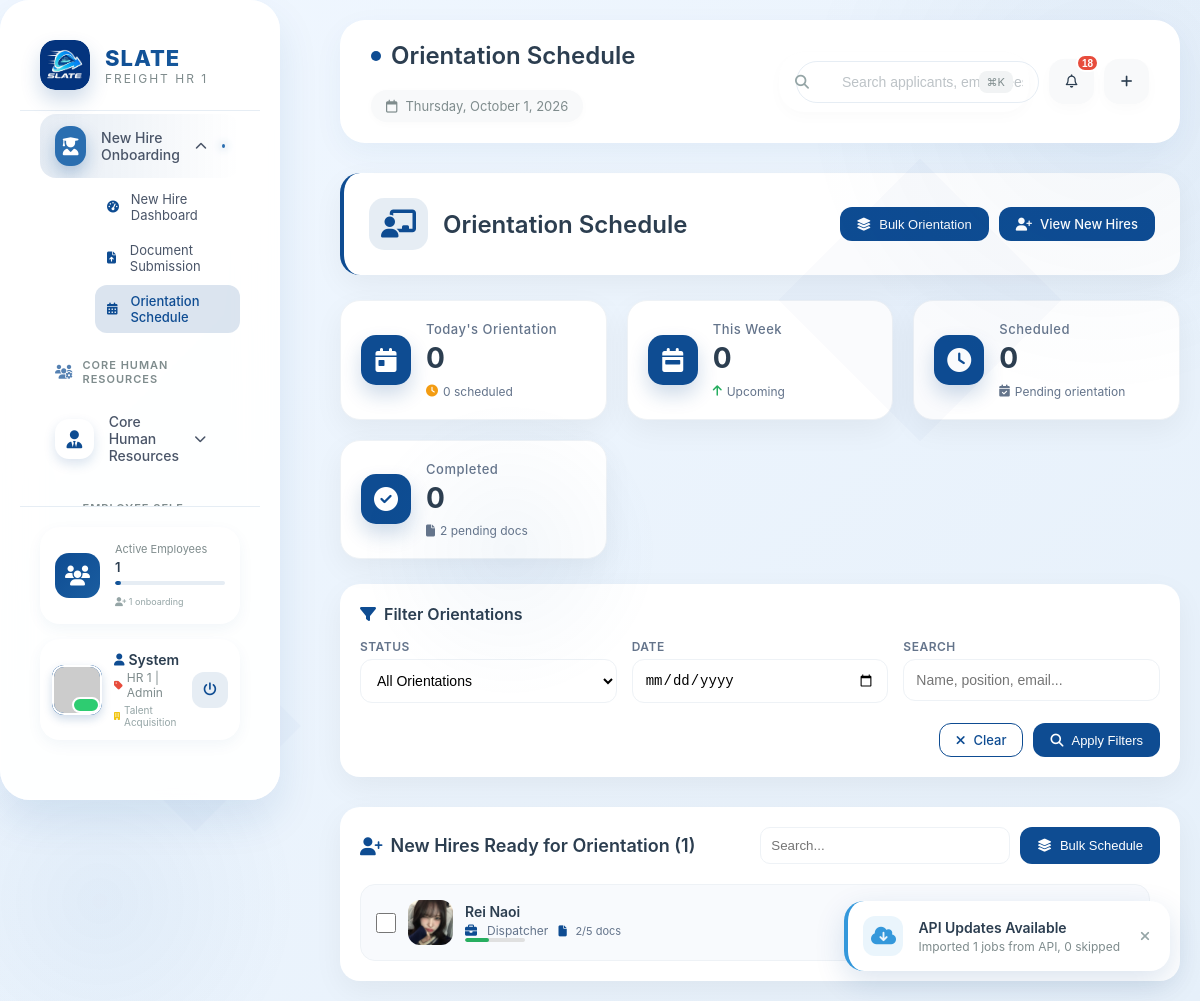
Page /root.php?page=onboarding&subpage=orientation-schedule (signed in) on the committed database.
### tables this page shows
CREATE TABLE `users` (
  `id` int(11) NOT NULL,
  `username` varchar(50) NOT NULL,
  `email` varchar(100) NOT NULL,
  `password` varchar(255) NOT NULL,
  `full_name` varchar(100) NOT NULL,
  `company_name` varchar(100) DEFAULT NULL,
  `role` enum('admin','dispatcher','driver','customer','manager') DEFAULT 'customer',
  `phone` varchar(20) DEFAULT NULL,
  `profile_picture` varchar(255) DEFAULT NULL,
  `created_at` timestamp NOT NULL DEFAULT current_timestamp(),
  `updated_at` timestamp NOT NULL DEFAULT current_timestamp() ON UPDATE current_timestamp()
);

CREATE TABLE `activity_log` (
  `id` int(11) NOT NULL,
  `user_id` int(11) DEFAULT NULL,
  `action` varchar(100) NOT NULL,
  `description` text DEFAULT NULL,
  `ip_address` varchar(45) DEFAULT NULL,
  `user_agent` text DEFAULT NULL,
  `created_at` timestamp NOT NULL DEFAULT current_timestamp()
);

CREATE TABLE `new_hires` (
  `id` int(11) NOT NULL,
  `applicant_id` int(11) NOT NULL,
  `employee_id` varchar(50) NOT NULL,
  `job_posting_id` int(11) DEFAULT NULL,
  `hire_date` date NOT NULL,
  `start_date` date DEFAULT NULL,
  `probation_end_date` date DEFAULT NULL,
  `position` varchar(100) NOT NULL,
  `department` enum('driver','warehouse','logistics','admin','management') NOT NULL,
  `supervisor_id` int(11) DEFAULT NULL,
  `employment_status` enum('probationary','regular','contractual') DEFAULT 'probationary',
  `contract_signed` tinyint(1) DEFAULT 0,
  `contract_signed_date` date DEFAULT NULL,
  `id_submitted` tinyint(1) DEFAULT 0,
  `medical_clearance` tinyint(1) DEFAULT 0,
  `training_completed` tinyint(1) DEFAULT 0,
  `orientation_completed` tinyint(1) DEFAULT 0,
  `equipment_assigned` tinyint(1) DEFAULT 0,
  `system_access_granted` tinyint(1) DEFAULT 0,
  `uniform_size` varchar(20) DEFAULT NULL,
  `assigned_vehicle` varchar(100) DEFAULT NULL,
  `assigned_device` varchar(100) DEFAULT NULL,
  `locker_number` varchar(50) DEFAULT NULL,
  `system_username` varchar(100) DEFAULT NULL,
  `system_role` varchar(100) DEFAULT NULL,
  `status` enum('onboarding','active','terminated','resigned') DEFAULT 'onboarding',
  `onboarding_progress` int(11) DEFAULT 0,
  `notes` text DEFAULT NULL,
  `created_by` int(11) DEFAULT NULL,
  `created_at` timestamp NOT NULL DEFAULT current_timestamp(),
  `updated_at` timestamp NOT NULL DEFAULT current_timestamp() ON UPDATE current_timestamp(),
  `eom_count` int(11) DEFAULT 0,
  `last_eom_month` date DEFAULT NULL
);

CREATE TABLE `job_applications` (
  `id` int(11) NOT NULL,
  `application_number` varchar(50) NOT NULL,
  `job_posting_id` int(11) NOT NULL,
  `job_posting_link_id` int(11) DEFAULT NULL,
  `first_name` varchar(100) NOT NULL,
  `last_name` varchar(100) NOT NULL,
  `email` varchar(100) NOT NULL,
  `phone` varchar(20) DEFAULT NULL,
  `birth_date` date DEFAULT NULL,
  `gender` enum('male','female','other') DEFAULT 'other',
  `address` text DEFAULT NULL,
  `city` varchar(100) DEFAULT NULL,
  `province` varchar(100) DEFAULT NULL,
  `postal_code` varchar(20) DEFAULT NULL,
  `elementary_school` varchar(255) DEFAULT NULL,
  `elementary_year` varchar(50) DEFAULT NULL,
  `high_school` varchar(255) DEFAULT NULL,
  `high_school_year` varchar(50) DEFAULT NULL,
  `senior_high` varchar(255) DEFAULT NULL,
  `senior_high_strand` varchar(100) DEFAULT NULL,
  `senior_high_year` varchar(50) DEFAULT NULL,
  `college` varchar(255) DEFAULT NULL,
  `college_course` varchar(255) DEFAULT NULL,
  `college_year` varchar(50) DEFAULT NULL,
  `vocational` varchar(255) DEFAULT NULL,
  `vocational_course` varchar(255) DEFAULT NULL,
  `vocational_year` varchar(50) DEFAULT NULL,
  `work_experience` longtext DEFAULT NULL CHECK (json_valid(`work_experience`)),
  `skills` text DEFAULT NULL,
  `certifications` text DEFAULT NULL,
  `references_info` longtext DEFAULT NULL CHECK (json_valid(`references_info`)),
  `resume_path` varchar(255) DEFAULT NULL,
  `cover_letter_path` varchar(255) DEFAULT NULL,
  `documents_verified` tinyint(1) DEFAULT 0,
  `photo_path` varchar(255) DEFAULT NULL,
  `status` enum('new','in_review','shortlisted','interviewed','offered','hired','rejected') DEFAULT 'new',
  `final_status` enum('pending','hired','rejected','final_interview') DEFAULT 'pending',
  `final_interview_score` decimal(5,2) DEFAULT NULL,
  `overall_ranking` int(11) DEFAULT NULL,
  `selected_by` int(11) DEFAULT NULL,
  `selection_date` datetime DEFAULT NULL,
  `approval_remarks` text DEFAULT NULL,
  `approved_salary` decimal(10,2) DEFAULT NULL,
  `proposed_start_date` date DEFAULT NULL,
  `hired_date` datetime DEFAULT NULL,
  `notes` text DEFAULT NULL,
  `ip_address` varchar(45) DEFAULT NULL,
  `user_agent` text DEFAULT NULL,
  `source` varchar(100) DEFAULT NULL,
  `created_at` timestamp NOT NULL DEFAULT current_timestamp(),
  `applied_at` timestamp NOT NULL DEFAULT current_timestamp(),
  `updated_at` timestamp NOT NULL DEFAULT current_timestamp() ON UPDATE current_timestamp()
);

CREATE TABLE `job_postings` (
  `id` int(11) NOT NULL,
  `job_code` varchar(50) NOT NULL,
  `api_position_id` varchar(50) DEFAULT NULL,
  `api_synced` tinyint(1) DEFAULT 0,
  `last_api_sync` timestamp NULL DEFAULT NULL,
  `title` varchar(255) NOT NULL,
  `department` enum('driver','warehouse','logistics','admin','management') NOT NULL,
  `employment_type` enum('full_time','part_time','contract','probationary') DEFAULT 'full_time',
  `experience_required` varchar(100) DEFAULT NULL,
  `education_required` varchar(100) DEFAULT NULL,
  `license_required` varchar(255) DEFAULT NULL,
  `description` text DEFAULT NULL,
  `requirements` text DEFAULT NULL,
  `responsibilities` text DEFAULT NULL,
  `salary_min` decimal(10,2) DEFAULT NULL,
  `salary_max` decimal(10,2) DEFAULT NULL,
  `location` varchar(255) DEFAULT NULL,
  `application_link` varchar(255) DEFAULT NULL,
  `link_expiration` datetime DEFAULT NULL,
  `link_code` varchar(100) DEFAULT NULL,
  `slots_available` int(11) DEFAULT 1,
  `slots_filled` int(11) DEFAULT 0,
  `slots_filled_auto` int(11) DEFAULT 0,
  `status` enum('draft','published','closed','cancelled') DEFAULT 'draft',
  `published_date` date DEFAULT NULL,
  `closing_date` date DEFAULT NULL,
  `created_by` int(11) DEFAULT NULL,
  `created_at` timestamp NOT NULL DEFAULT current_timestamp(),
  `updated_at` timestamp NOT NULL DEFAULT current_timestamp() ON UPDATE current_timestamp()
);

### modules/onboarding/orientation-schedule.php (the view, shortened to what the rows shown need)
<?php
$page_title = "Orientation Schedule";
function getNewHirePhoto($new_hire) {
    if (!empty($new_hire['photo_path']) && file_exists($new_hire['photo_path'])) {
        return htmlspecialchars($new_hire['photo_path']);
    }
    return null;
}
$stmt = $pdo->query("
    SELECT nh.*, ja.first_name, ja.last_name, ja.email, ja.photo_path,
           jp.title as position_title, jp.department,
           (SELECT COUNT(*) FROM onboarding_documents WHERE new_hire_id = nh.id AND status = 'verified') as verified_docs,
           (SELECT COUNT(*) FROM onboarding_documents WHERE new_hire_id = nh.id) as total_docs
    FROM new_hires nh
    JOIN job_applications ja ON nh.applicant_id = ja.id
    LEFT JOIN job_postings jp ON nh.job_posting_id = jp.id
    WHERE nh.status = 'onboarding'
    ORDER BY nh.created_at DESC
");
$new_hires = $stmt->fetchAll();
?>
<div class="page-header">
    <div class="page-title">
        <h1><?php echo $page_title; ?></h1>
    </div>
</div>
<?php if (!empty($new_hires)): ?>
<div class="new-hires-list">
    <div class="list-header">
        <h2><i class="fas fa-user-plus"></i> New Hires Ready for Orientation (<?php echo count($new_hires); ?>)</h2>
    </div>
    <form method="POST" id="bulkOrientationForm">
        <div class="new-hire-items" id="newHireList">
            <?php foreach ($new_hires as $new_hire):
                $firstName = $new_hire['first_name'] ?? '';
                $lastName = $new_hire['last_name'] ?? '';
                $fullName = trim($firstName . ' ' . $lastName) ?: 'Unnamed';
                $initials = strtoupper(substr($firstName, 0, 1) . substr($lastName, 0, 1)) ?: '?';
                $doc_percentage = $new_hire['total_docs'] > 0 ? round(($new_hire['verified_docs'] / $new_hire['total_docs']) * 100) : 0;
            ?>
            <div class="new-hire-item" data-name="<?php echo strtolower($fullName); ?>" data-position="<?php echo strtolower($new_hire['position_title'] ?? ''); ?>">
                <input type="checkbox" name="selected_new_hires[]" value="<?php echo $new_hire['id']; ?>" class="checkbox newhire-checkbox">
                <?php if (getNewHirePhoto($new_hire)): ?>
                    <img src="<?php echo getNewHirePhoto($new_hire); ?>"
                         alt="<?php echo htmlspecialchars($fullName); ?>"
                         style="width: 45px; height: 45px; border-radius: 12px; object-fit: cover;"
                         loading="lazy">
                <?php else: ?>
                    <div class="photo">
                        <?php echo $initials; ?>
                    </div>
                <?php endif; ?>
                <div class="info">
                    <h4><?php echo htmlspecialchars($fullName); ?></h4>
                    <p>
                        <i class="fas fa-briefcase"></i> <?php echo htmlspecialchars($new_hire['position_title'] ?: 'New Hire'); ?>
                        <span class="doc-progress">
                            <i class="fas fa-file"></i>
                            <span><?php echo $new_hire['verified_docs']; ?>/<?php echo $new_hire['total_docs']; ?> docs</span>
                            <div class="progress-bar">
                                <div class="progress-fill" style="width: <?php echo $doc_percentage; ?>%;"></div>
                            </div>
                        </span>
                    </p>
                </div>
                <span class="badge" style="background: <?php echo $doc_percentage == 100 ? 'var(--success)20' : 'var(--warning)20'; ?>; color: <?php echo $doc_percentage == 100 ? 'var(--success)' : 'var(--warning)'; ?>;">
                </span>
                <button type="button" class="btn btn-outline btn-sm" onclick="scheduleSingle(<?php echo htmlspecialchars(json_encode($new_hire)); ?>)">
                </button>
            </div>
            <?php endforeach; ?>
        </div>
    </form>
</div>
<?php endif; ?>

### includes/sidebar.php (shortened to what the rows shown need)
<?php
require_once 'includes/notification_functions.php';
$collapsed       = isset($_COOKIE['sidebar']) && $_COOKIE['sidebar'] == 'collapsed';
$user       = getUserInfo($pdo, $_SESSION['user_id']);
$role       = $user['role'];
$full_name  = $user['full_name'] ?? 'User';
$first_name = explode(' ', $full_name)[0];
$role_display = ucfirst($role);
?>
<aside class="unique-sidebar <?php echo $collapsed ? 'collapsed' : ''; ?>">
    <div class="sidebar-content">
        <div class="sidebar-footer">
            <div class="couple-profile-widget">
                <?php if (!$collapsed): ?>
                <div class="couple-info">
                    <div class="couple-names">
                        <span class="your-name"><i class="fas fa-user"></i> <?php echo htmlspecialchars($first_name); ?></span>
                        <span class="partner-name"><i class="fas fa-tag" style="color: #e74c3c;"></i> HR 1 | <?php echo $role_display; ?></span>
                    </div>
                    <span class="couple-role"><i class="fas fa-building" style="color: #f1c40f;"></i> Talent Acquisition</span>
                </div>
                <?php endif; ?>
            </div>
        </div>
    </div>
</aside>

### includes/header.php (shortened to what the rows shown need)
<?php
require_once 'includes/notification_functions.php';
$current_page = isset($_GET['page']) ? $_GET['page'] : 'dashboard';
$current_subpage = isset($_GET['subpage']) ? $_GET['subpage'] : '';
$page_title = ucfirst(str_replace('-', ' ', $current_subpage ?: $current_page));
$recent_imports = getRecentAPIImports($pdo, 3);
?>
<!DOCTYPE html>
<html lang="en">
<head>
    <link rel="stylesheet" href="https://cdnjs.cloudflare.com/ajax/libs/font-awesome/6.4.0/css/all.min.css">
</head>
<body>
<header class="unique-header">
    <div class="header-left">
        <div class="page-indicator">
            <h2>
                <?php
                if ($current_subpage) {
                    echo ucfirst(str_replace('-', ' ', $current_subpage));
                } else {
                    echo $page_title;
                }
                ?>
            </h2>
        </div>
    </div>
</header>
<?php if (!empty($recent_imports)): ?>
<div class="api-alert" id="apiAlert">
    <div class="api-alert-icon">
        <i class="fas fa-cloud-download-alt"></i>
    </div>
    <div class="api-alert-content">
        <div class="api-alert-title">API Updates Available</div>
        <div class="api-alert-text">
            <?php
            $latest = $recent_imports[0];
            echo htmlspecialchars($latest['description']);
            ?>
        </div>
    </div>
    <button class="api-alert-close" onclick="document.getElementById('apiAlert').remove()">
        <i class="fas fa-times"></i>
    </button>
</div>
<?php endif; ?>

### rows in the picture
users: full_name "System", role "Admin"
activity_log: description "Imported 1 jobs from API, 0 skipped"
new_hires: applicant.photo_path (picture), applicant.last_name "Rei Naoi", job_posting.title "Dispatcher", verified_docs "2", total_docs "5", $doc_percentage 40 (drawn)

### other values in the picture
$hr_stats['active_employees'] "1"
$hr_stats['onboarding_count'] "1"
str_replace('-', ' ', $current_subpage) "Orientation Schedule"
$unread_count "18"
$page_title "Orientation Schedule"
$stats['today'] "0"
count($today_orientations) "0"
$stats['week'] "0"
$stats['scheduled'] "0"
$stats['completed'] "0"
$stats['pending_docs'] "2"
count($new_hires) "1"
